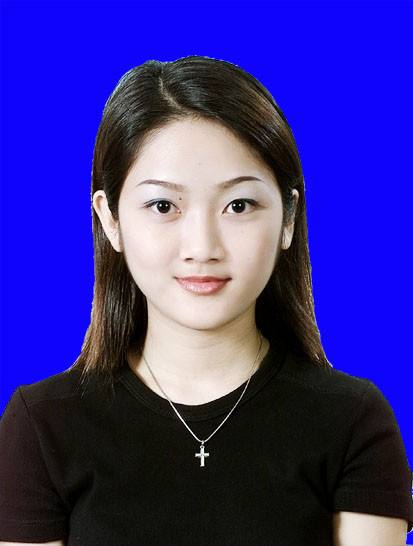
//> input picture data/images/toux.jpg, 413 x 546 px
$ ./day111   (built with g++ and OpenCV 4)
//> lines starting //> are read from the running program, lines starting //| are printed output that depends on the picture
#include <opencv2/opencv.hpp>
#include <iostream>

using namespace cv;
using namespace std;

int main(int argc, char** argv) {
	Mat src = imread("D:/projects/opencv_tutorial/data/images/toux.jpg");
//> src is the input picture: 546 rows x 413 cols, CV_8UC3; mean B, G, R 143.5, 46, 55.8
	if (src.empty()) {
		printf("could not load image...\n");
		return -1;
	}
	namedWindow("input image", WINDOW_AUTOSIZE);
	imshow("input image", src);

	Scalar colorTab[] = {
		Scalar(0, 0, 255),
		Scalar(0, 255, 0),
		Scalar(255, 0, 0),
		Scalar(0, 255, 255),
		Scalar(255, 0, 255)
	};

	int width = src.cols;
//> width = 413
	int height = src.rows;
//> height = 546
	int dims = src.channels();
//> dims = 3

	// 初始化定义
	int sampleCount = width*height;
//> sampleCount = 225498
	int clusterCount = 3;
	Mat labels;
	Mat centers;

	// RGB 数据转换到样本数据
	Mat sample_data = src.reshape(3, sampleCount);
	Mat data;
	sample_data.convertTo(data, CV_32F);

	// 运行K-Means
	TermCriteria criteria = TermCriteria(TermCriteria::EPS + TermCriteria::COUNT, 10, 0.1);
	kmeans(data, clusterCount, labels, criteria, clusterCount, KMEANS_PP_CENTERS, centers);
//> centers = [[250.8, 3.58, 15.49], [19.5, 25.8, 30.07], [185.5, 196, 214.2]]

	// 显示图像分割结果
	int index = 0;
	Mat result = Mat::zeros(src.size(), src.type());
	for (int row = 0; row < height; row++) {
		for (int col = 0; col < width; col++) {
			index = row*width + col;
			int label = labels.at<int>(index, 0);
			result.at<Vec3b>(row, col)[0] = colorTab[label][0];
			result.at<Vec3b>(row, col)[1] = colorTab[label][1];
			result.at<Vec3b>(row, col)[2] = colorTab[label][2];
		}
	}
//> this loop made 546 passes
//> index on passes 1 to 3: 412, 825, 1238
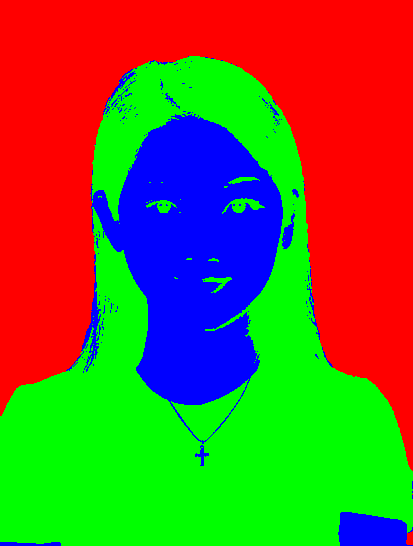
//> result: 546 rows x 413 cols, CV_8UC3; mean B, G, R 44, 106, 105
//> after the loop, index = 225497

	imshow("KMeans-image-Demo", result);
	waitKey(0);
	return 0;
}
